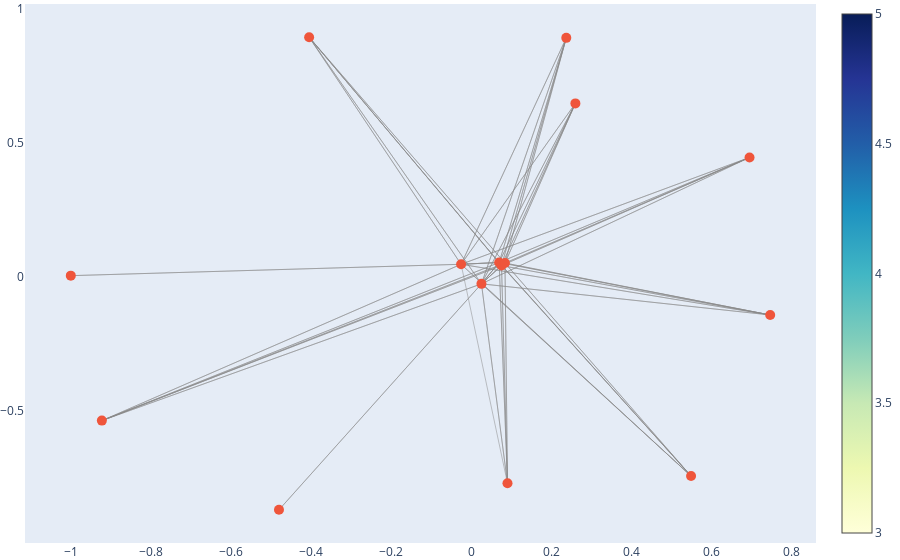

Notebook cell for this chart:
### Code cell
# Convert to Plotly format
edge_x = []
edge_y = []
for edge in KG.edges():
    x0, y0 = KG.nodes[edge[0]]['pos']
    x1, y1 = KG.nodes[edge[1]]['pos']
    edge_x.append(x0)
    edge_y.append(y0)
    edge_x.append(x1)
    edge_y.append(y1)

# Create a scatter plot for edges
edge_trace = go.Scatter(
    x=edge_x, y=edge_y,
    line=dict(width=0.5, color='#888'),
    hoverinfo='none',
    mode='lines')

# Create a scatter plot for nodes
node_trace = go.Scatter(
    x=node_x, y=node_y,
    mode='markers',
    hoverinfo='text',
    marker=dict(showscale=True, colorscale='YlGnBu', size=10))

# Layout for the plot
layout = go.Layout(
    showlegend=False,
    hovermode='closest',
    margin=dict(b=0, l=0, r=0, t=0),
    xaxis=dict(showgrid=False, zeroline=False),
    yaxis=dict(showgrid=False, zeroline=False))

# Create the figure
fig = go.Figure(data=[edge_trace, node_trace], layout=layout)
fig.show()
